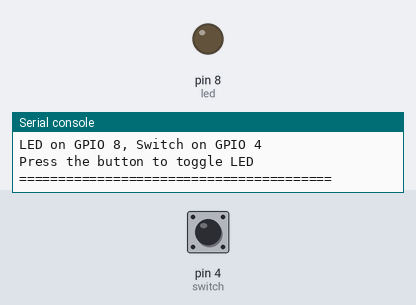
The program below on a simulated MicroPython board. On the bench: output pins drawn as LEDs (lit = HIGH), the last lines printed to the serial console. The inputs (shaded band) are chosen by the test bench; at power-on: pin 4 (switch) HIGH.

Above: at 1.2 s.
1.3 s: pin 4 (switch) pulled LOW for 0.15 s
At 1.37 s:
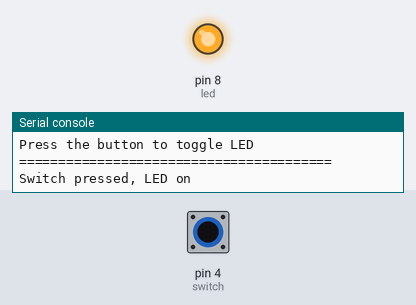
2.9 s: pin 4 (switch) pulled LOW for 3.2 s
At 7.5 s:
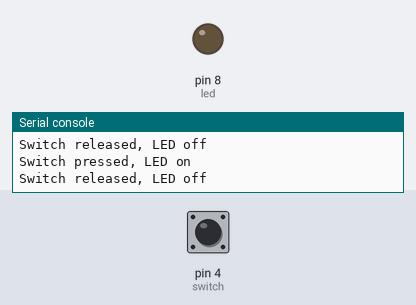
Timing chart, 0 to 9.0 s (numbered marks = the images above; inputs shaded):
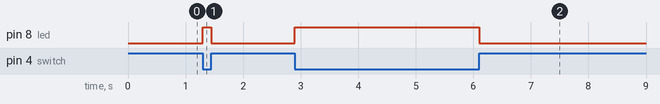

The program:

main.py
```python
import micropython
from machine import Pin

# Allocate emergency exception buffer for ISR debugging
micropython.alloc_emergency_exception_buf(100)

# GPIO configuration (same as C code)
BLINK_GPIO = 8   # LED output
SWITCH_GPIO = 4  # Button input

# Initialize pins
led = Pin(BLINK_GPIO, Pin.OUT)
switch = Pin(SWITCH_GPIO, Pin.IN, Pin.PULL_UP)

def handle_switch_change(_pin: Pin) -> None:
    """Called from main context via schedule() - safe to do complex operations."""
    switch_pressed = switch.value() == 0  # Active low (pull-up)
    led.value(switch_pressed)
    print(f"Switch {'pressed' if switch_pressed else 'released'}, LED {'on' if switch_pressed else 'off'}")

def switch_isr(pin: Pin) -> None:
    """ISR - keep minimal, defer work via schedule()."""
    micropython.schedule(handle_switch_change, pin)

# Configure interrupt on both edges (like GPIO_INTR_ANYEDGE in C)
switch.irq(trigger=Pin.IRQ_RISING | Pin.IRQ_FALLING, handler=switch_isr)

print("=" * 40)
print("Interrupt-based button->LED control ready")
print(f"LED on GPIO {BLINK_GPIO}, Switch on GPIO {SWITCH_GPIO}")
print("Press the button to toggle LED")
print("=" * 40)

# Keep the program running
while True:
    pass
```

Measured:
- after the input at 1.3 s, pin 8 (led): LOW → HIGH at once, → LOW 0.15 s later
- after the input at 2.9 s, pin 8 (led): LOW → HIGH at once, → LOW 3.2 s later
